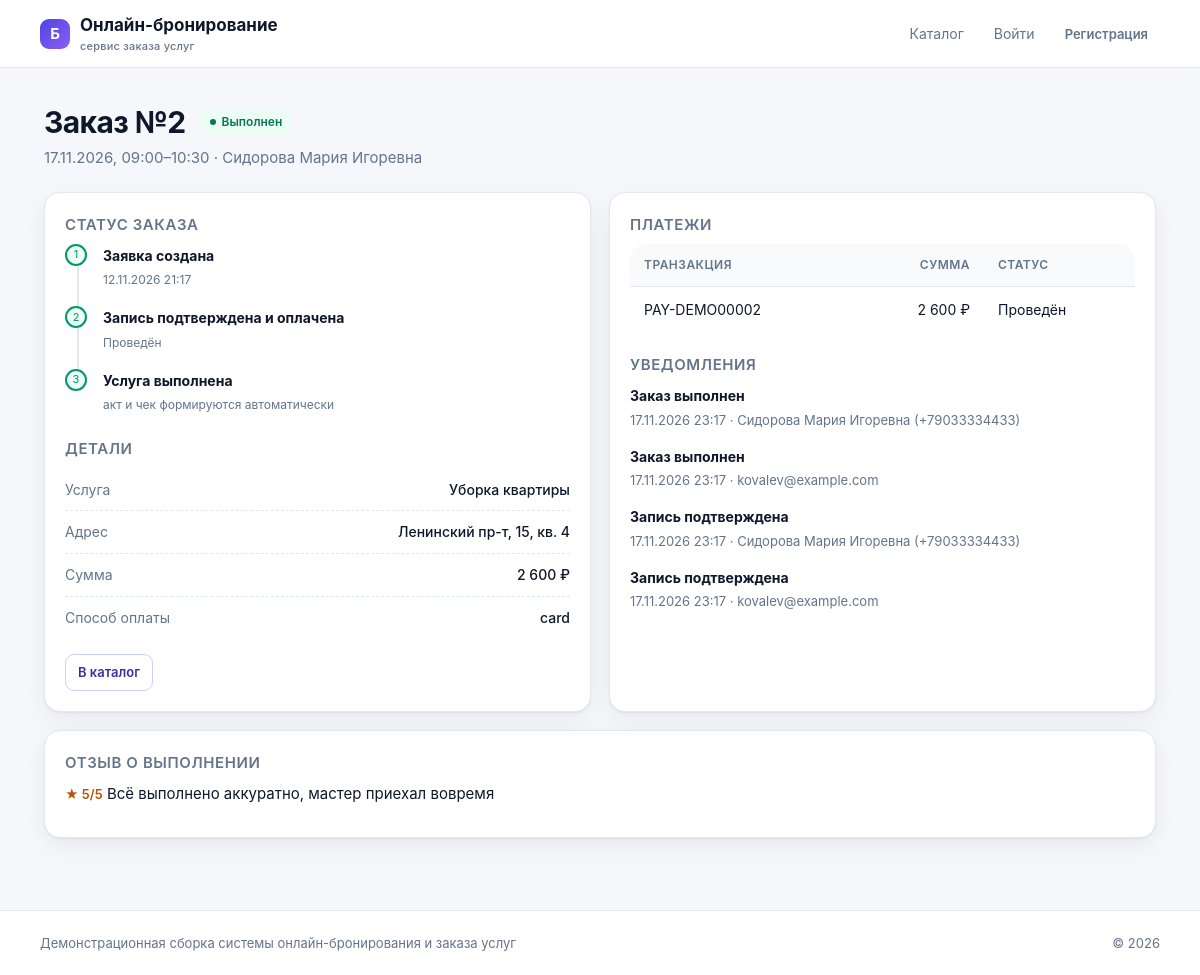
The app's page /order/2/ with its own data.
### apps/booking/models.py (models this page shows, shortened)
class TimeStampedModel(models.Model):
    created_at = models.DateTimeField("Создано", auto_now_add=True)
    updated_at = models.DateTimeField("Изменено", auto_now=True)
    class Meta:
        abstract = True

class Order(TimeStampedModel):
    class Status(models.TextChoices):
        NEW = "new", "Новый"
        CONFIRMED = "confirmed", "Подтверждён"
        DONE = "done", "Выполнен"
        CANCELLED = "cancelled", "Отменён"
    client = models.ForeignKey(Client, on_delete=models.PROTECT, related_name="orders",
                               verbose_name="Клиент")
    executor = models.ForeignKey(Executor, on_delete=models.PROTECT, related_name="orders",
                                 verbose_name="Исполнитель")
    slot = models.ForeignKey(Slot, on_delete=models.PROTECT, related_name="orders",
                              verbose_name="Слот")
    status = models.CharField("Статус", max_length=16, choices=Status.choices,
                              default=Status.NEW)
    total_sum = models.DecimalField("Сумма", max_digits=10, decimal_places=2, default=0)
    payment_method = models.CharField("Способ оплаты", max_length=20, default="card")
    class Meta:
        db_table = "orders"
        ordering = ("-created_at",)
        indexes = [models.Index(fields=["status", "created_at"])]
        verbose_name = "Заказ"
        verbose_name_plural = "Заказы"

class Slot(TimeStampedModel):
    class Status(models.TextChoices):
        FREE = "free", "Свободен"
        BLOCKED = "blocked", "Заблокирован"
        BUSY = "busy", "Занят"
        CANCELLED = "cancelled", "Отменён"
    executor = models.ForeignKey(Executor, on_delete=models.CASCADE, related_name="slots",
                                 verbose_name="Исполнитель")
    date = models.DateField("Дата")
    time_from = models.TimeField("Начало")
    time_to = models.TimeField("Окончание")
    status = models.CharField("Статус", max_length=16, choices=Status.choices,
                              default=Status.FREE)
    blocked_until = models.DateTimeField("Блокировка до", null=True, blank=True)
    class Meta:
        db_table = "slots"
        ordering = ("date", "time_from")
        indexes = [models.Index(fields=["executor", "date"])]
        verbose_name = "Слот"
        verbose_name_plural = "Слоты"

class Executor(TimeStampedModel):
    class Status(models.TextChoices):
        ACTIVE = "active", "Активен"
        SUSPENDED = "suspended", "Приостановлен"
        BLOCKED = "blocked", "Заблокирован"
    full_name = models.CharField("ФИО", max_length=120)
    phone = models.CharField("Телефон", max_length=12)
    qualification = models.CharField("Квалификация", max_length=120)
    geo_zone = models.CharField("Геозона", max_length=120)
    rating = models.DecimalField("Рейтинг", max_digits=2, decimal_places=1, default=5.0,
                                 validators=[MinValueValidator(0), MaxValueValidator(5)])
    status = models.CharField("Статус", max_length=16, choices=Status.choices,
                              default=Status.ACTIVE)
    class Meta:
        db_table = "executors"
        verbose_name = "Исполнитель"
        verbose_name_plural = "Исполнители"

class OrderItem(models.Model):
    order = models.ForeignKey(Order, on_delete=models.CASCADE, related_name="items",
                              verbose_name="Заказ")
    service = models.ForeignKey("catalog.Service", on_delete=models.PROTECT,
                                verbose_name="Услуга")
    qty = models.PositiveSmallIntegerField("Количество", default=1)
    price = models.DecimalField("Цена", max_digits=10, decimal_places=2)
    amount = models.DecimalField("Стоимость", max_digits=10, decimal_places=2, default=0)
    class Meta:
        db_table = "order_items"
        verbose_name = "Позиция заказа"
        verbose_name_plural = "Позиции заказа"

class Client(TimeStampedModel):
    user = models.OneToOneField(settings.AUTH_USER_MODEL, on_delete=models.SET_NULL,
                                null=True, blank=True, related_name="client_profile",
                                verbose_name="Учётная запись")
    last_name = models.CharField("Фамилия", max_length=60)
    first_name = models.CharField("Имя", max_length=60)
    phone = models.CharField("Телефон", max_length=12)
    email = models.EmailField("Электронная почта", blank=True)
    address = models.CharField("Адрес визита", max_length=250)
    consent_at = models.DateTimeField("Дата согласия на обработку данных",
                                      default=timezone.now)
    class Meta:
        db_table = "clients"
        ordering = ("last_name", "first_name")
        verbose_name = "Клиент"
        verbose_name_plural = "Клиенты"

class Review(TimeStampedModel):
    order = models.OneToOneField(Order, on_delete=models.CASCADE, related_name="review",
                                 verbose_name="Заказ")
    rating = models.PositiveSmallIntegerField("Оценка",
                                              validators=[MinValueValidator(1),
                                                          MaxValueValidator(5)])
    comment = models.TextField("Текст отзыва", blank=True)
    class Meta:
        db_table = "reviews"
        verbose_name = "Отзыв"
        verbose_name_plural = "Отзывы"

### apps/payments/models.py (models this page shows, shortened)
class Payment(models.Model):
    class Status(models.TextChoices):
        PENDING = "pending", "Ожидает"
        PAID = "paid", "Проведён"
        REJECTED = "rejected", "Отклонён"
        REFUNDED = "refunded", "Возвращён"
    order = models.ForeignKey("booking.Order", on_delete=models.PROTECT,
                              related_name="payments", verbose_name="Заказ")
    amount = models.DecimalField("Сумма", max_digits=10, decimal_places=2)
    method = models.CharField("Способ", max_length=20)
    status = models.CharField("Статус", max_length=16, choices=Status.choices,
                              default=Status.PENDING)
    transaction_id = models.CharField("Идентификатор транзакции", max_length=64, unique=True)
    created_at = models.DateTimeField("Создан", auto_now_add=True)
    class Meta:
        db_table = "payments"
        ordering = ("-created_at",)
        verbose_name = "Платёж"
        verbose_name_plural = "Платежи"

### apps/catalog/models.py (models this page shows, shortened)
class Service(models.Model):
    name = models.CharField("Наименование", max_length=150)
    category = models.CharField("Категория", max_length=60)
    duration_min = models.PositiveSmallIntegerField("Длительность, мин", default=60)
    base_price = models.DecimalField("Базовая цена", max_digits=10, decimal_places=2)
    active = models.BooleanField("Доступна к заказу", default=True)
    class Meta:
        db_table = "services"
        ordering = ("category", "name")
        verbose_name = "Услуга"
        verbose_name_plural = "Услуги"

### apps/notifications/models.py (models this page shows, shortened)
class Notification(models.Model):
    class Channel(models.TextChoices):
        EMAIL = "email", "Электронная почта"
        SMS = "sms", "SMS"
        IN_APP = "in_app", "В приложении"
    order = models.ForeignKey("booking.Order", on_delete=models.CASCADE,
                              related_name="notifications", verbose_name="Заказ")
    channel = models.CharField("Канал", max_length=16, choices=Channel.choices,
                               default=Channel.IN_APP)
    recipient = models.CharField("Получатель", max_length=120)
    subject = models.CharField("Тема", max_length=200)
    body = models.TextField("Текст")
    created_at = models.DateTimeField("Создано", auto_now_add=True)
    class Meta:
        db_table = "notifications"
        ordering = ("-created_at",)
        verbose_name = "Уведомление"
        verbose_name_plural = "Уведомления"

### apps/booking/views.py (the view)
# urls.py: path("order/<int:order_id>/", views.order_status, name="order_status"),
def order_status(request, order_id):
    order = get_object_or_404(Order.objects.prefetch_related("items", "payments", "notifications"),
                              pk=order_id)
    profile = getattr(request.user, "client_profile", None)
    owner_ok = (order.client.user_id is None or
                (profile is not None and order.client_id == profile.pk) or
                (request.user.is_authenticated and request.user.is_staff))
    if not owner_ok:
        return render(request, "404.html", status=404)
    review = getattr(order, "review", None)
    return render(request, "booking/order.html", {"order": order, "review": review})

### templates/booking/order.html (shortened to what this page needs)
{% extends "base.html" %}
{% load formatting %}
{% block content %}
<div class="order-head">
  <h1>Заказ №{{ order.id }}</h1>
  <span class="badge {{ order.status }}">{{ order.get_status_display }}</span>
</div>
<p class="lead">{{ order.slot.date|date:"d.m.Y" }}, {{ order.slot.time_from|time:"H:i" }}–{{ order.slot.time_to|time:"H:i" }} ·
  {{ order.executor.full_name }}</p>
<div class="row">
  <section class="card">
    <h3>Статус заказа</h3>
    <ul class="timeline">
      <li class="done">
        <span class="dot">1</span>
        <div><b>Заявка создана</b><br><small>{{ order.created_at|date:"d.m.Y H:i" }}</small></div>
      </li>
      <li class="{% if order.status == 'confirmed' or order.status == 'done' %}done{% elif order.status == 'cancelled' %}done{% else %}current{% endif %}">
        <span class="dot">2</span>
        <div><b>{% if order.status == 'cancelled' %}Заказ отменён{% else %}Запись подтверждена и оплачена{% endif %}</b><br>
          <small>{% if order.payments.all %}{{ order.payments.first.get_status_display }}{% else %}ожидает оплату{% endif %}</small></div>
      </li>
      <li class="{% if order.status == 'done' %}done{% else %}current{% endif %}">
        <span class="dot">3</span>
        <div><b>Услуга выполнена</b><br><small>акт и чек формируются автоматически</small></div>
      </li>
    </ul>
    <h3 style="margin-top: 22px;">Детали</h3>
    <div class="detail-list">
      <div><span class="label">Услуга</span><span class="value">
        {% for item in order.items.all %}{{ item.service.name }}{% if not forloop.last %}, {% endif %}{% endfor %}
      </span></div>
      <div><span class="label">Адрес</span><span class="value">{{ order.client.address }}</span></div>
      <div><span class="label">Сумма</span><span class="value">{{ order.total_sum|rub }}</span></div>
      <div><span class="label">Способ оплаты</span><span class="value">{{ order.payment_method }}</span></div>
    </div>
    <div class="actions">
      <a class="btn secondary small" href="/">В каталог</a>
    </div>
  </section>
  <section class="card">
    <h3>Платежи</h3>
    {% if order.payments.all %}
      <div class="table-wrap" style="box-shadow: none; border: 0;">
        <table>
          <thead><tr><th>Транзакция</th><th class="num">Сумма</th><th>Статус</th></tr></thead>
          <tbody>
          {% for payment in order.payments.all %}
            <tr><td>{{ payment.transaction_id }}</td><td class="num">{{ payment.amount|rub }}</td>
              <td>{{ payment.get_status_display }}</td></tr>
          {% endfor %}
          </tbody>
        </table>
      </div>
    {% else %}
      <p class="muted">Платежей пока нет.</p>
    {% endif %}
    <h3 style="margin-top: 20px;">Уведомления</h3>
    {% if order.notifications.all %}
      <div class="stack">
        {% for item in order.notifications.all|slice:":4" %}
          <div>
            <b style="font-size: 14px;">{{ item.subject }}</b><br>
            <span class="muted">{{ item.created_at|date:"d.m.Y H:i" }} · {{ item.recipient }}</span>
          </div>
        {% endfor %}
      </div>
    {% else %}
      <p class="muted">Уведомлений пока нет.</p>
    {% endif %}
  </section>
</div>
{% if order.status == "done" %}
  <section class="card" style="margin-top: 18px;">
    <h3>Отзыв о выполнении</h3>
    {% if review %}
      <p><span class="rating">★ {{ review.rating }}/5</span> {{ review.comment }}</p>
    {% endif %}
  </section>
{% endif %}
{% endblock %}

### records on screen
Order: id "2", status "Выполнен", slot "17.11.2026", slot.time_from "09:00", slot.time_to "10:30", executor.full_name "Сидорова Мария Игоревна", created_at "12.11.2026 21:17", payments.first.status "Проведён", client.address "Ленинский пр-т, 15, кв. 4", total_sum|rub "2 600 ₽", payment_method "card"
OrderItem: service.name "Уборка квартиры"
Payment: transaction_id "PAY-DEMO00002", amount|rub "2 600 ₽", status "Проведён"
Notification: subject "Заказ выполнен", created_at "17.11.2026 23:17", recipient "Сидорова Мария Игоревна (+79033334433)"
Notification: subject "Заказ выполнен", created_at "17.11.2026 23:17", recipient "kovalev@example.com"
Notification: subject "Запись подтверждена", created_at "17.11.2026 23:17", recipient "Сидорова Мария Игоревна (+79033334433)"
Notification: subject "Запись подтверждена", created_at "17.11.2026 23:17", recipient "kovalev@example.com"
Review: rating "5", comment "Всё выполнено аккуратно, мастер приехал вовремя"
